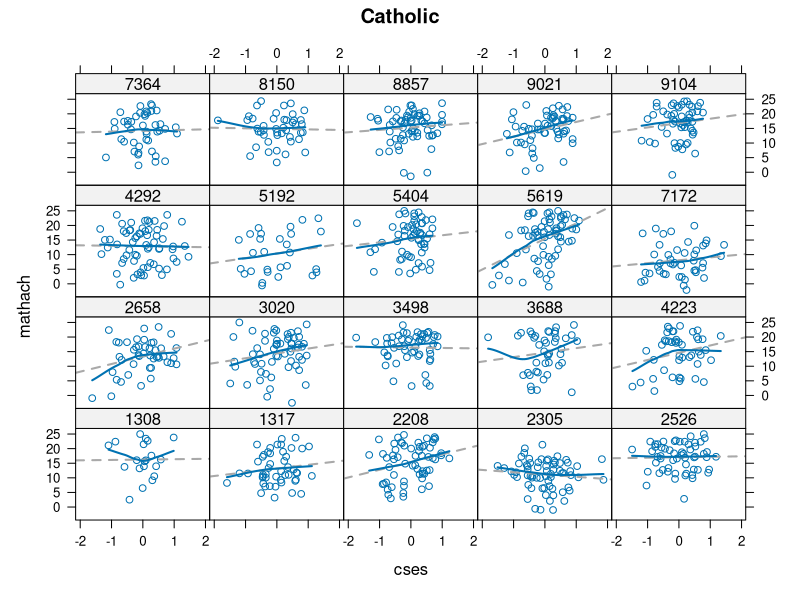
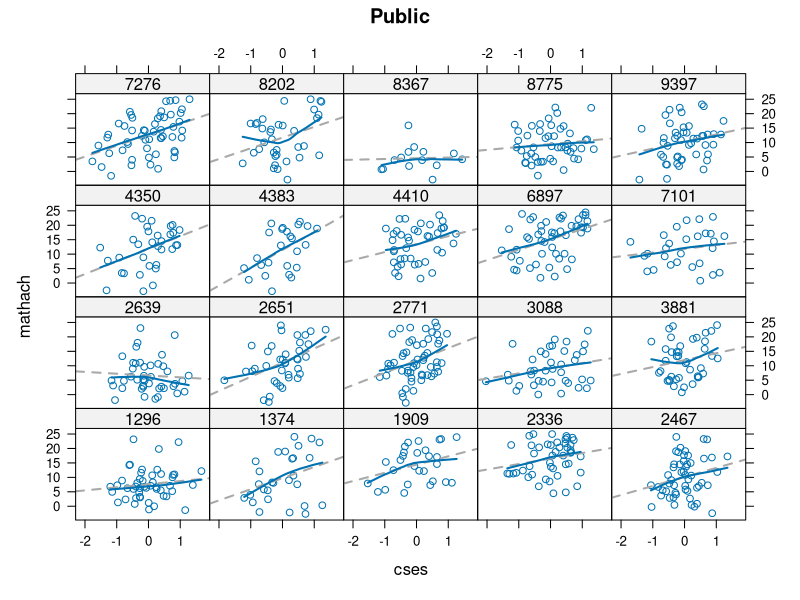
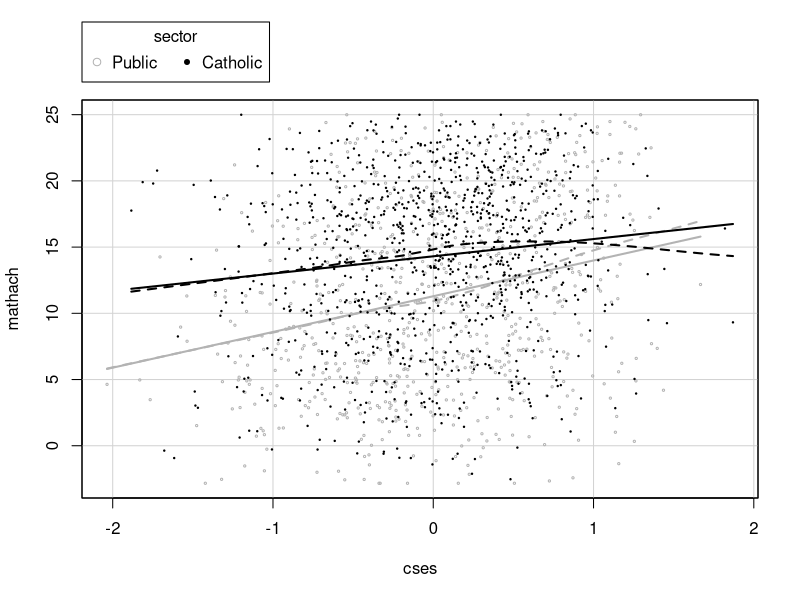

The R script that drew these images, in order:
setwd("//media//kswada//MyFiles//R//math_achieve")

packages <- c("dplyr")
purrr::walk(packages, library, character.only = TRUE, warn.conflicts = FALSE)



# ------------------------------------------------------------------------------
# data:  MathAchieve
# ------------------------------------------------------------------------------

data("MathAchieve", package = "nlme")

dim(MathAchieve)

str(MathAchieve)

car::some(MathAchieve)



# ----------
data("MathAchSchool", package = "nlme")

dim(MathAchSchool)

str(MathAchSchool)

car::some(MathAchSchool)



# ----------
names(MathAchieve) <- tolower(names(MathAchieve))
names(MathAchSchool) <- tolower(names(MathAchSchool))


Temp <- MathAchieve %>% group_by(school) %>% summarize(mean.ses = mean(ses))
Temp <- merge(MathAchSchool, Temp, by = "school")
car::brief(Temp)


# ----------
HSB <- merge(Temp[, c("school", "sector", "mean.ses")], MathAchieve[, c("school", "ses", "mathach")], by = "school")


# ----------
HSB$cses <- with(HSB, ses - mean.ses)
car::brief(HSB)



# ------------------------------------------------------------------------------
# Select samples
# ------------------------------------------------------------------------------

# We select samples of 20 public and 20 Catholic schools

set.seed(12345)


n_sample <- 20

cat <- with(HSB, sample(unique(school[sector == "Catholic"]), n_sample))

( Cat.samp <- HSB[is.element(HSB$school, cat),] )

dim(Cat.samp)



# ----------
pub <- with(HSB, sample(unique(school[sector == "Public"]), n_sample))

( Pub.samp <- HSB[is.element(HSB$school, pub),] )

dim(Pub.samp)



# ------------------------------------------------------------------------------
# data exploration:  continuous Y vs. continuous X  by group   by xyplot
# ------------------------------------------------------------------------------

library(lattice)


xyplot(mathach ~ cses | school, data = Cat.samp, main = "Catholic",
       panel = function(x, y){
         panel.points(x, y)
         panel.lmline(x, y, lty = 2, lwd = 2, col = "darkgray")
         panel.loess(x, y, span = 1, lwd = 2)
       }
)


xyplot(mathach ~ cses | school, data = Pub.samp, main = "Public",
       panel = function(x, y){
         panel.points(x, y)
         panel.lmline(x, y, lty = 2, lwd = 2, col = "darkgray")
         panel.loess(x, y, span = 1, lwd = 2)
       }
)



# -->
# There is a weak positive relationship between math achievement and SES in most Catholic schools,
# although there is variation among schools.
# In some schools, the slope of the regression lne is near zero or even negative.
# There is also a positive relationship between the two variables.



# ------------------------------------------------------------------------------
# data exploration:  continuous Y vs. continuous X  by group   by scatterplot
# ------------------------------------------------------------------------------

library(car)

catpub <- rbind(Cat.samp, Pub.samp)


formula <- mathach ~ cses | sector

scatterplot(formula, data = catpub, pch = c(1,20), cex = 0.3, col = c(gray(0.7), "black"))
